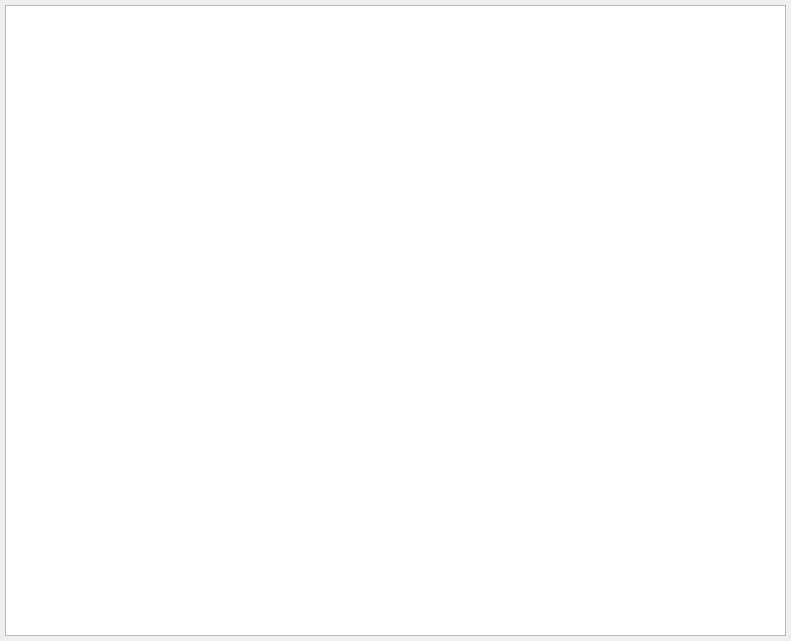
<?xml version="1.0" encoding="UTF-8"?>
<ui version="4.0">
 <class>MessageDialog</class>
 <widget class="QWidget" name="MessageDialog">
  <property name="geometry">
   <rect>
    <x>0</x>
    <y>0</y>
    <width>791</width>
    <height>641</height>
   </rect>
  </property>
  <property name="font">
   <font>
    <family>Arial</family>
   </font>
  </property>
  <property name="windowTitle">
   <string>Messages</string>
  </property>
  <widget class="QTextBrowser" name="messages">
   <property name="geometry">
    <rect>
     <x>5</x>
     <y>5</y>
     <width>781</width>
     <height>631</height>
    </rect>
   </property>
   <property name="sizePolicy">
    <sizepolicy hsizetype="Fixed" vsizetype="Maximum">
     <horstretch>0</horstretch>
     <verstretch>0</verstretch>
    </sizepolicy>
   </property>
   <property name="minimumSize">
    <size>
     <width>0</width>
     <height>100</height>
    </size>
   </property>
   <property name="font">
    <font>
     <family>Arial</family>
     <pointsize>10</pointsize>
     <weight>75</weight>
     <bold>true</bold>
    </font>
   </property>
   <property name="toolTip">
    <string>Error Messages from Tool</string>
   </property>
   <property name="frameShadow">
    <enum>QFrame::Plain</enum>
   </property>
   <property name="sizeAdjustPolicy">
    <enum>QAbstractScrollArea::AdjustToContents</enum>
   </property>
   <property name="html">
    <string>&lt;!DOCTYPE HTML PUBLIC &quot;-//W3C//DTD HTML 4.0//EN&quot; &quot;http://www.w3.org/TR/REC-html40/strict.dtd&quot;&gt;
&lt;html&gt;&lt;head&gt;&lt;meta name=&quot;qrichtext&quot; content=&quot;1&quot; /&gt;&lt;style type=&quot;text/css&quot;&gt;
p, li { white-space: pre-wrap; }
&lt;/style&gt;&lt;/head&gt;&lt;body style=&quot; font-family:'Arial'; font-size:10pt; font-weight:600; font-style:normal;&quot;&gt;
&lt;p style=&quot;-qt-paragraph-type:empty; margin-top:0px; margin-bottom:0px; margin-left:0px; margin-right:0px; -qt-block-indent:0; text-indent:0px; font-family:'MS Shell Dlg 2'; font-size:8pt; font-weight:400;&quot;&gt;&lt;br /&gt;&lt;/p&gt;&lt;/body&gt;&lt;/html&gt;</string>
   </property>
   <property name="acceptRichText">
    <bool>false</bool>
   </property>
  </widget>
 </widget>
 <resources/>
 <connections/>
 <designerdata>
  <property name="gridDeltaX">
   <number>5</number>
  </property>
  <property name="gridDeltaY">
   <number>5</number>
  </property>
  <property name="gridSnapX">
   <bool>true</bool>
  </property>
  <property name="gridSnapY">
   <bool>true</bool>
  </property>
  <property name="gridVisible">
   <bool>true</bool>
  </property>
 </designerdata>
</ui>
